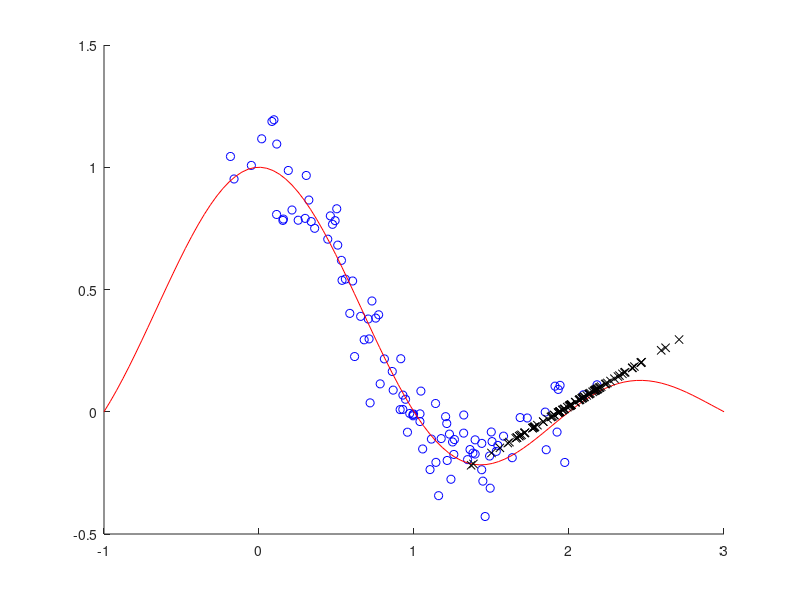

The MATLAB script that drew this image:
n=100; u=randn(n,1)/4+2; x=randn(n,1)/2+1;
w=2*exp(-8*(x-2).^2+2*(x-1).^2); %w=ones(n,1);

y=sin(pi*x)./(pi*x)+0.1*randn(n,1);
x(:,2)=1; t=(x'*(repmat(w,1,2).*x))\(x'*(w.*y));
X=linspace(-1,3,100); Y=sin(pi*X)./(pi*X);
u(:,2)=1; v=u*t;
figure(1); clf; hold on; 
plot(x(:,1),y,'bo'); plot(X,Y,'r-'); plot(u(:,1),v,'kx');
